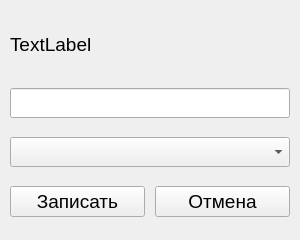
<?xml version="1.0" encoding="UTF-8"?>
<ui version="4.0">
 <class>MainWindow</class>
 <widget class="QMainWindow" name="MainWindow">
  <property name="geometry">
   <rect>
    <x>0</x>
    <y>0</y>
    <width>300</width>
    <height>240</height>
   </rect>
  </property>
  <property name="windowTitle">
   <string>MainWindow</string>
  </property>
  <widget class="QWidget" name="centralwidget">
   <layout class="QGridLayout" name="gridLayout">
    <property name="leftMargin">
     <number>10</number>
    </property>
    <property name="topMargin">
     <number>10</number>
    </property>
    <property name="rightMargin">
     <number>10</number>
    </property>
    <property name="bottomMargin">
     <number>10</number>
    </property>
    <property name="spacing">
     <number>10</number>
    </property>
    <item row="0" column="0" colspan="2">
     <widget class="QLabel" name="label">
      <property name="minimumSize">
       <size>
        <width>0</width>
        <height>50</height>
       </size>
      </property>
      <property name="maximumSize">
       <size>
        <width>16777215</width>
        <height>50</height>
       </size>
      </property>
      <property name="font">
       <font>
        <family>Arial</family>
        <pointsize>14</pointsize>
       </font>
      </property>
      <property name="text">
       <string>TextLabel</string>
      </property>
     </widget>
    </item>
    <item row="1" column="0" colspan="2">
     <widget class="QLineEdit" name="value_LE">
      <property name="minimumSize">
       <size>
        <width>0</width>
        <height>30</height>
       </size>
      </property>
      <property name="maximumSize">
       <size>
        <width>16777215</width>
        <height>30</height>
       </size>
      </property>
      <property name="font">
       <font>
        <family>Arial</family>
        <pointsize>14</pointsize>
       </font>
      </property>
      <property name="text">
       <string/>
      </property>
     </widget>
    </item>
    <item row="2" column="0" colspan="2">
     <widget class="QComboBox" name="comboBox">
      <property name="minimumSize">
       <size>
        <width>0</width>
        <height>30</height>
       </size>
      </property>
      <property name="maximumSize">
       <size>
        <width>16777215</width>
        <height>30</height>
       </size>
      </property>
      <property name="font">
       <font>
        <family>Arial</family>
        <pointsize>14</pointsize>
       </font>
      </property>
     </widget>
    </item>
    <item row="3" column="0">
     <widget class="QPushButton" name="write_value_btn">
      <property name="minimumSize">
       <size>
        <width>0</width>
        <height>30</height>
       </size>
      </property>
      <property name="font">
       <font>
        <family>Arial</family>
        <pointsize>14</pointsize>
       </font>
      </property>
      <property name="text">
       <string>Записать</string>
      </property>
     </widget>
    </item>
    <item row="3" column="1">
     <widget class="QPushButton" name="cancel_value_btn">
      <property name="minimumSize">
       <size>
        <width>0</width>
        <height>30</height>
       </size>
      </property>
      <property name="font">
       <font>
        <family>Arial</family>
        <pointsize>14</pointsize>
       </font>
      </property>
      <property name="text">
       <string>Отмена</string>
      </property>
     </widget>
    </item>
   </layout>
  </widget>
 </widget>
 <resources/>
 <connections/>
</ui>
